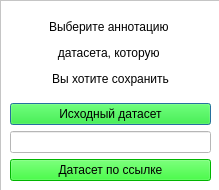
<?xml version="1.0" encoding="UTF-8"?>
<ui version="4.0">
 <class>Dialog</class>
 <widget class="QDialog" name="Dialog">
  <property name="geometry">
   <rect>
    <x>0</x>
    <y>0</y>
    <width>219</width>
    <height>190</height>
   </rect>
  </property>
  <property name="windowTitle">
   <string>Dialog</string>
  </property>
  <property name="styleSheet">
   <string notr="true">background-color: rgb(255, 255, 255);</string>
  </property>
  <widget class="QFrame" name="widget">
   <property name="geometry">
    <rect>
     <x>0</x>
     <y>0</y>
     <width>221</width>
     <height>191</height>
    </rect>
   </property>
   <property name="frameShape">
    <enum>QFrame::StyledPanel</enum>
   </property>
   <property name="frameShadow">
    <enum>QFrame::Raised</enum>
   </property>
   <layout class="QVBoxLayout" name="verticalLayout">
    <item>
     <widget class="QLabel" name="widget_abel">
      <property name="text">
       <string>&lt;html&gt;&lt;head/&gt;&lt;body&gt;&lt;p align=&quot;center&quot;&gt;Выберите аннотацию &lt;/p&gt;&lt;p align=&quot;center&quot;&gt;датасета, которую &lt;/p&gt;&lt;p align=&quot;center&quot;&gt;Вы хотите сохранить&lt;/p&gt;&lt;/body&gt;&lt;/html&gt;</string>
      </property>
      <property name="textFormat">
       <enum>Qt::AutoText</enum>
      </property>
      <property name="alignment">
       <set>Qt::AlignCenter</set>
      </property>
     </widget>
    </item>
    <item>
     <widget class="QPushButton" name="widget_actual_dataset_button">
      <property name="styleSheet">
       <string notr="true">background-color: rgb(0, 255, 0);</string>
      </property>
      <property name="text">
       <string>Исходный датасет</string>
      </property>
     </widget>
    </item>
    <item>
     <widget class="QLineEdit" name="widget_new_dataset_search">
      <property name="styleSheet">
       <string notr="true"/>
      </property>
      <property name="text">
       <string/>
      </property>
     </widget>
    </item>
    <item>
     <widget class="QPushButton" name="widget_new_dataset_button">
      <property name="styleSheet">
       <string notr="true">background-color: rgb(0, 255, 0);</string>
      </property>
      <property name="text">
       <string>Датасет по ссылке</string>
      </property>
     </widget>
    </item>
   </layout>
  </widget>
 </widget>
 <resources/>
 <connections/>
</ui>
